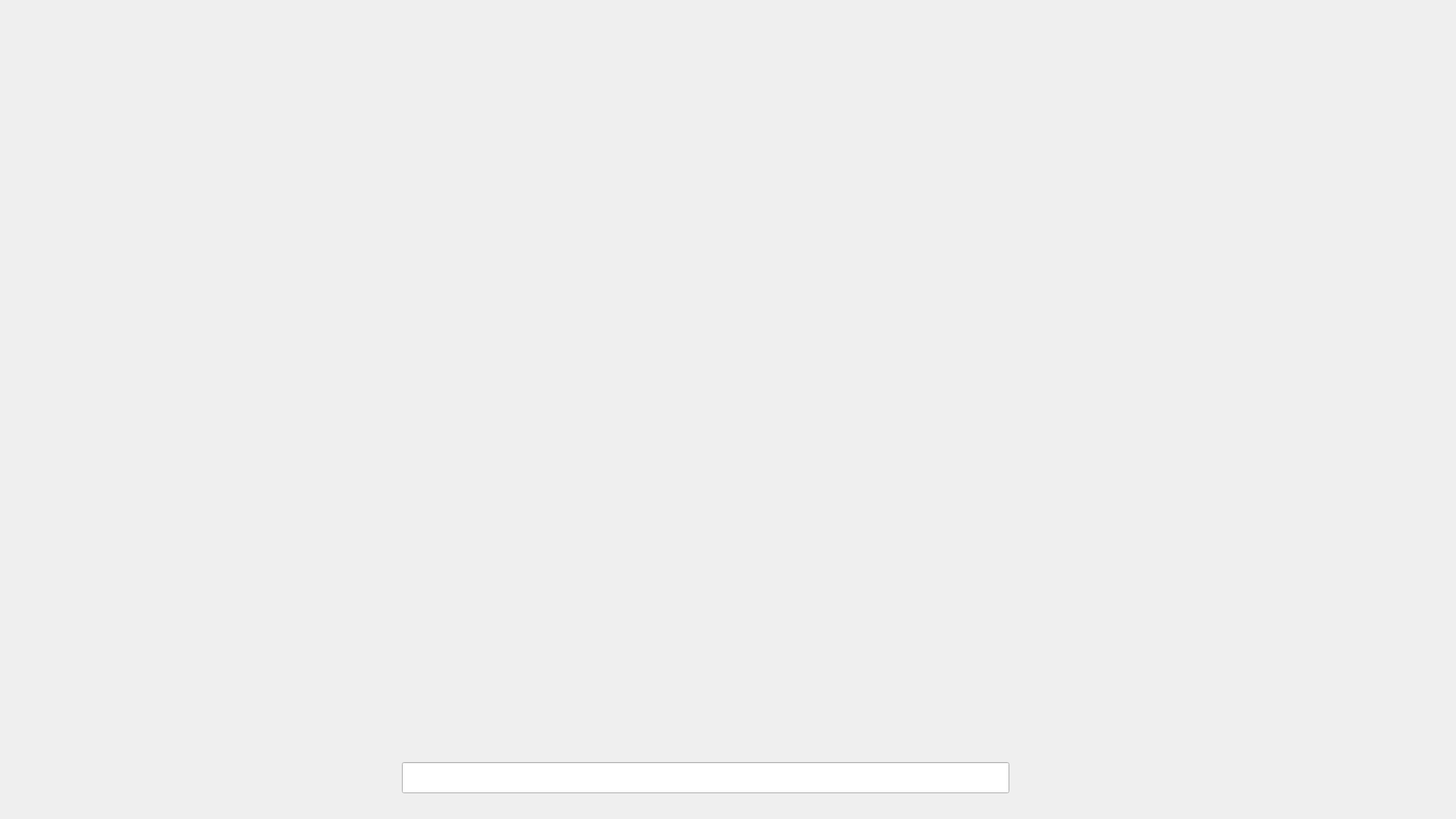
<?xml version="1.0" encoding="UTF-8"?>
<ui version="4.0">
 <class>MainWindow</class>
 <widget class="QMainWindow" name="MainWindow">
  <property name="enabled">
   <bool>true</bool>
  </property>
  <property name="geometry">
   <rect>
    <x>0</x>
    <y>0</y>
    <width>1920</width>
    <height>1080</height>
   </rect>
  </property>
  <property name="windowTitle">
   <string>MainWindow</string>
  </property>
  <widget class="QWidget" name="centralwidget">
   <property name="font">
    <font>
     <family>FreeSans</family>
     <pointsize>18</pointsize>
    </font>
   </property>
   <widget class="QFrame" name="menu_frame">
    <property name="geometry">
     <rect>
      <x>10</x>
      <y>990</y>
      <width>1920</width>
      <height>91</height>
     </rect>
    </property>
    <property name="font">
     <font>
      <family>FreeSans</family>
      <pointsize>18</pointsize>
     </font>
    </property>
    <property name="frameShape">
     <enum>QFrame::NoFrame</enum>
    </property>
    <property name="frameShadow">
     <enum>QFrame::Plain</enum>
    </property>
    <widget class="QPushButton" name="home_btn">
     <property name="geometry">
      <rect>
       <x>1720</x>
       <y>3</y>
       <width>160</width>
       <height>65</height>
      </rect>
     </property>
     <property name="text">
      <string/>
     </property>
     <property name="icon">
      <iconset>
       <normaloff>../images/sinottico_small.png</normaloff>../images/sinottico_small.png</iconset>
     </property>
     <property name="iconSize">
      <size>
       <width>280</width>
       <height>72</height>
      </size>
     </property>
     <property name="flat">
      <bool>true</bool>
     </property>
     <attribute name="buttonGroup">
      <string notr="true">menu_btn_group</string>
     </attribute>
    </widget>
    <widget class="QPushButton" name="order_btn">
     <property name="geometry">
      <rect>
       <x>1540</x>
       <y>3</y>
       <width>160</width>
       <height>65</height>
      </rect>
     </property>
     <property name="text">
      <string/>
     </property>
     <property name="icon">
      <iconset>
       <normaloff>../images/barcode_C128.png</normaloff>../images/barcode_C128.png</iconset>
     </property>
     <property name="iconSize">
      <size>
       <width>200</width>
       <height>56</height>
      </size>
     </property>
     <property name="flat">
      <bool>true</bool>
     </property>
     <attribute name="buttonGroup">
      <string notr="true">menu_btn_group</string>
     </attribute>
    </widget>
    <widget class="QPushButton" name="keyboard_btn">
     <property name="geometry">
      <rect>
       <x>340</x>
       <y>3</y>
       <width>160</width>
       <height>65</height>
      </rect>
     </property>
     <property name="text">
      <string/>
     </property>
     <property name="icon">
      <iconset>
       <normaloff>../images/keybd.png</normaloff>../images/keybd.png</iconset>
     </property>
     <property name="iconSize">
      <size>
       <width>200</width>
       <height>60</height>
      </size>
     </property>
     <property name="flat">
      <bool>true</bool>
     </property>
     <attribute name="buttonGroup">
      <string notr="true">menu_btn_group</string>
     </attribute>
    </widget>
    <widget class="QPushButton" name="browser_btn">
     <property name="geometry">
      <rect>
       <x>1360</x>
       <y>3</y>
       <width>160</width>
       <height>65</height>
      </rect>
     </property>
     <property name="autoFillBackground">
      <bool>false</bool>
     </property>
     <property name="styleSheet">
      <string notr="true">background-color:#666666	</string>
     </property>
     <property name="text">
      <string/>
     </property>
     <property name="icon">
      <iconset>
       <normaloff>../images/chrome.png</normaloff>../images/chrome.png</iconset>
     </property>
     <property name="iconSize">
      <size>
       <width>160</width>
       <height>78</height>
      </size>
     </property>
     <property name="flat">
      <bool>true</bool>
     </property>
     <attribute name="buttonGroup">
      <string notr="true">menu_btn_group</string>
     </attribute>
    </widget>
    <widget class="QPushButton" name="debug_page_btn">
     <property name="geometry">
      <rect>
       <x>120</x>
       <y>3</y>
       <width>91</width>
       <height>65</height>
      </rect>
     </property>
     <property name="text">
      <string/>
     </property>
     <property name="icon">
      <iconset>
       <normaloff>../images/edit.png</normaloff>../images/edit.png</iconset>
     </property>
     <property name="iconSize">
      <size>
       <width>54</width>
       <height>54</height>
      </size>
     </property>
     <property name="flat">
      <bool>true</bool>
     </property>
     <attribute name="buttonGroup">
      <string notr="true">menu_btn_group</string>
     </attribute>
    </widget>
    <widget class="QLineEdit" name="menu_line_edit">
     <property name="geometry">
      <rect>
       <x>520</x>
       <y>15</y>
       <width>801</width>
       <height>41</height>
      </rect>
     </property>
    </widget>
    <widget class="QPushButton" name="help_btn">
     <property name="geometry">
      <rect>
       <x>10</x>
       <y>3</y>
       <width>91</width>
       <height>65</height>
      </rect>
     </property>
     <property name="text">
      <string/>
     </property>
     <property name="icon">
      <iconset>
       <normaloff>../images/help.png</normaloff>../images/help.png</iconset>
     </property>
     <property name="iconSize">
      <size>
       <width>200</width>
       <height>60</height>
      </size>
     </property>
     <property name="flat">
      <bool>true</bool>
     </property>
     <attribute name="buttonGroup">
      <string notr="true">menu_btn_group</string>
     </attribute>
    </widget>
    <widget class="QPushButton" name="change_workspace_btn">
     <property name="geometry">
      <rect>
       <x>230</x>
       <y>3</y>
       <width>91</width>
       <height>65</height>
      </rect>
     </property>
     <property name="text">
      <string/>
     </property>
     <property name="icon">
      <iconset>
       <normaloff>../images/edit_2.png</normaloff>../images/edit_2.png</iconset>
     </property>
     <property name="iconSize">
      <size>
       <width>54</width>
       <height>54</height>
      </size>
     </property>
     <property name="flat">
      <bool>true</bool>
     </property>
     <attribute name="buttonGroup">
      <string notr="true">menu_btn_group</string>
     </attribute>
    </widget>
   </widget>
   <widget class="QStackedWidget" name="stacked_widget">
    <property name="geometry">
     <rect>
      <x>0</x>
      <y>0</y>
      <width>1931</width>
      <height>991</height>
     </rect>
    </property>
    <property name="font">
     <font>
      <family>FreeSans</family>
      <pointsize>18</pointsize>
     </font>
    </property>
    <property name="styleSheet">
     <string notr="true">background-image:&quot;./../images/machine_r.png&quot;;</string>
    </property>
    <property name="frameShape">
     <enum>QFrame::NoFrame</enum>
    </property>
    <property name="currentIndex">
     <number>-1</number>
    </property>
   </widget>
  </widget>
 </widget>
 <resources/>
 <connections/>
 <buttongroups>
  <buttongroup name="menu_btn_group"/>
 </buttongroups>
</ui>
